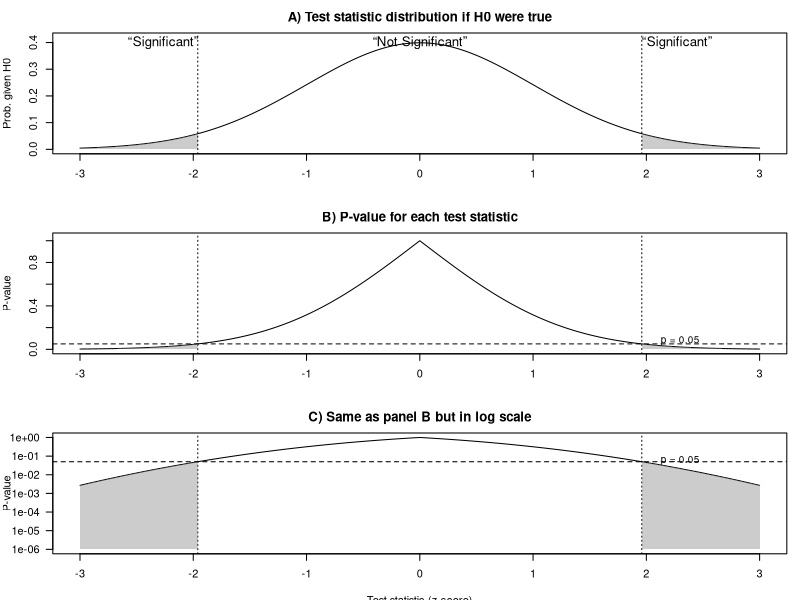

Recreate this plot in R.
## ---- chunk 1
## significance level (two-sided)
alpha <- 0.05

z <- seq(-3, 3, length.out = 2001) # z-axis
pdf_z <- dnorm(z) # Normal(0,1) pdf
p_two <- 2 * pnorm(-abs(z)) # two-sided p-value for each z
zcrit <- qnorm(1 - alpha / 2) # critical z for two-sided alpha
Lidx <- which(z <= -zcrit) # left tail indices
Ridx <- which(z >= zcrit) # right tail indices

## A) Test statistic distribution if H0 were true
par(mfrow = c(3, 1), mar = c(3.5, 4, 2.5, 1))
plot(z, pdf_z,
    type = "l", xlab = "", ylab = "Prob. given H0",
    main = "A) Test statistic distribution if H0 were true", ylim = c(0, max(pdf_z) * 1.05)
)

## shade left tail
polygon(c(z[Lidx], tail(z[Lidx], 1), head(z[Lidx], 1)),
    c(pdf_z[Lidx], 0, 0),
    col = gray(0.5, 0.4), border = NA
)
## shade right tail
polygon(c(z[Ridx], tail(z[Ridx], 1), head(z[Ridx], 1)),
    c(pdf_z[Ridx], 0, 0),
    col = gray(0.5, 0.4), border = NA
)

## draw critical lines
abline(v = c(-zcrit, zcrit), lty = 3)
## simple labels
mtext("“Significant”", side = 3, at = -zcrit, line = -1.2, adj = 1, cex = 0.8)
mtext("“Not Significant”", side = 3, at = 0, line = -1.2, cex = 0.8)
mtext("“Significant”", side = 3, at = zcrit, line = -1.2, adj = 0, cex = 0.8)

## B) P-value for each test statistic (linear scale)
plot(z, p_two,
    type = "l", xlab = "", ylab = "P-value",
    main = "B) P-value for each test statistic", ylim = c(0, 1.03)
)
abline(h = alpha, lty = 2) # p = alpha reference
abline(v = c(-zcrit, zcrit), lty = 3) # critical z lines
text(x = 2.3, y = alpha + 0.03, labels = paste0("p = ", alpha), cex = 0.9)

## shade p-value tails under the curve
polygon(c(z[Lidx], tail(z[Lidx], 1), head(z[Lidx], 1)),
    c(p_two[Lidx], 0, 0),
    col = gray(0.5, 0.4), border = NA
)
polygon(c(z[Ridx], tail(z[Ridx], 1), head(z[Ridx], 1)),
    c(p_two[Ridx], 0, 0),
    col = gray(0.5, 0.4), border = NA
)

## C) Same as panel B but log10 scale on y
## add small floor to avoid log(0)
p_floor <- pmax(p_two, 1e-6)
plot(z, p_floor,
    type = "l", xlab = "Test statistic (z-score)", ylab = "P-value",
    main = "C) Same as panel B but in log scale", log = "y",
    yaxt = "n", ylim = c(1e-6, 1)
) # log y-axis
## custom log10 ticks
yticks <- 10^seq(-6, 0, by = 1)
axis(2, at = yticks, labels = format(yticks, scientific = TRUE), las = 1)
abline(h = alpha, lty = 2)
abline(v = c(-zcrit, zcrit), lty = 3)
text(x = 2.3, y = alpha * 1.15, labels = paste0("p = ", alpha), cex = 0.9)

## shade tails under log plot (use same polygons with floored p-values)
polygon(c(z[Lidx], tail(z[Lidx], 1), head(z[Lidx], 1)),
    c(p_floor[Lidx], 1e-6, 1e-6),
    col = gray(0.5, 0.4), border = NA
)
polygon(c(z[Ridx], tail(z[Ridx], 1), head(z[Ridx], 1)),
    c(p_floor[Ridx], 1e-6, 1e-6),
    col = gray(0.5, 0.4), border = NA
)

cat("\nalpha (two-sided) =", alpha, "\n")
cat("Critical z values: -", round(zcrit, 3), " and ", round(zcrit, 3), "\n", sep = "")
cat("Interpretation: any |z| >= ", round(zcrit, 3),
    " gives p <= ", alpha, " and counts as “statistically significant”.\n",
    sep = ""
)
